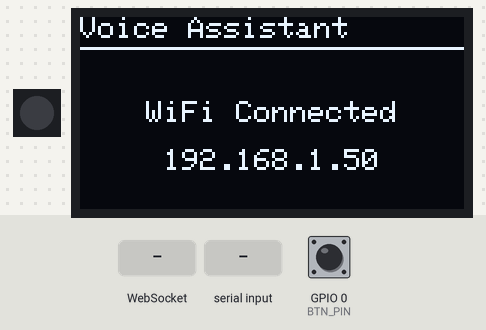
Recording of a program running on a simulated ESP32. On the bench: 1 RGB LEDs in strip order, left to right, 128×64 one-colour display. The test bench sets the inputs (shaded band); at power-on: GPIO 0 (BTN_PIN) HIGH. WiFi joins after 1.5 s; servers stay silent unless stated; I2S audio is not simulated (input reads silence); what the program prints to the serial monitor is not drawn. At 11.4 s the program restarts the board; the recording ends there.

Above: at 2.2 s.
4.0 s: WebSocket text "thinking" received
At 4.8 s:
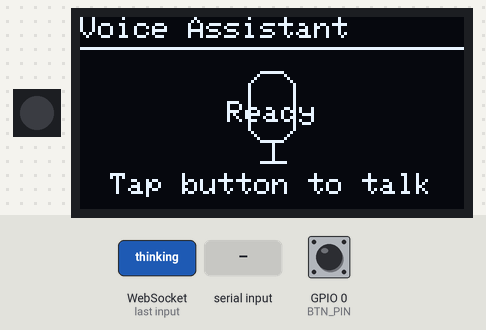
5.5 s: GPIO 0 (BTN_PIN) pulled LOW for 0.15 s
At 5.7 s:
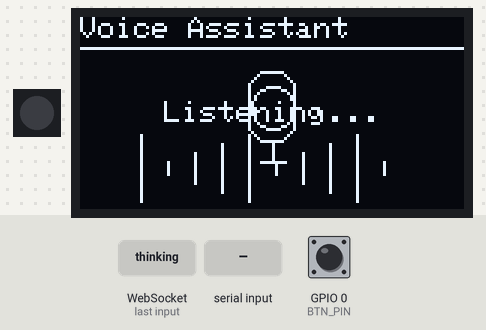
At 6.19 s:
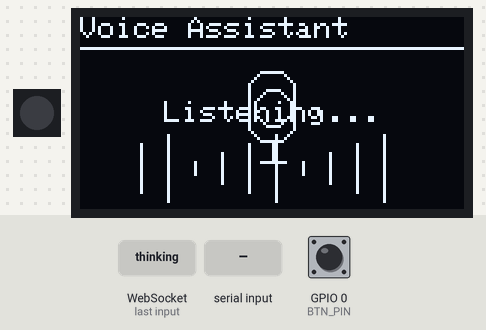
6.2 s: "speaking\n" received over Serial
At 6.73 s:
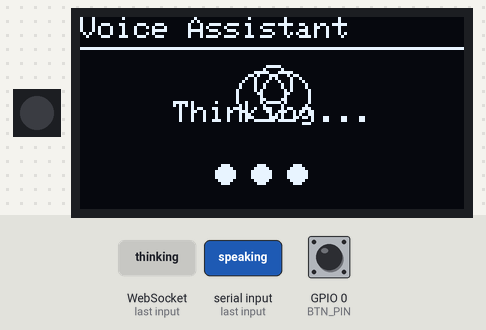
8.3 s: "thinking\n" received over Serial
9.8 s: WebSocket text "0" received
11.3 s: "transcript\n" received over Serial
Timing chart, 0 to 11.4 s (numbered marks = the images above; inputs shaded):
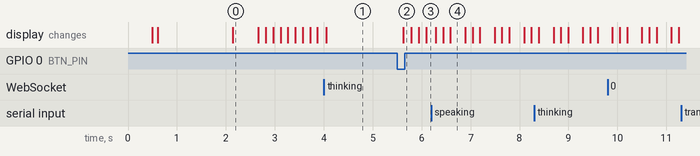

Measured:
- after the input at 4.0 s, the display: changes after 0.05 s (image 1)
- after the input at 5.5 s, the display: changes after 0.13 s (image 2)
- after the input at 6.2 s, the display: first changes after 0.09 s (image 4 shows a later state)
- after the input at 11.3 s, every drawn part: stays the same
- what the display in image 0 shows lasts 0.6 s, from 2.1 s to 2.7 s

The program:

main.cpp
```cpp
/*
 * ESP32 Voice Assistant Firmware
 *
 * State machine:
 *   IDLE → (trigger) → LISTENING → (trigger) → THINKING → SPEAKING → IDLE
 *
 * Two trigger modes (both active simultaneously):
 *   1. Serial Monitor:  Type 's' + Enter → start listening
 *                        Type 'e' + Enter → stop listening & process
 *                        Type 'c' + Enter → cancel / interrupt playback
 *   2. BOOT Button:     Hold to record, release to process (fallback)
 *
 * Audio streams in real-time over WebSocket as raw PCM (16kHz, 16-bit, mono).
 * Server responses stream back as PCM and play through the speaker.
 */

#include <Arduino.h>
#include <WiFi.h>
#include <FastLED.h>
#include "config.h"
#include "audio.h"
#include "ws_client.h"
#include "display.h"

// ============================================================
// Global objects
// ============================================================
Audio audio;
WSClient wsClient;
Display display;

CRGB leds[LED_COUNT];

AssistantState currentState = STATE_IDLE;
bool buttonPressed = false;

// Guard flag for onWsBinary().  Set to true only when actively in
// STATE_SPEAKING; cleared to false BEFORE audio.stopSpeaker() so that any
// concurrent WebSocket background task sees the rejection immediately —
// even if the state variable hasn't been updated yet.
volatile bool acceptPlaybackAudio = false;
unsigned long lastButtonCheck = 0;
unsigned long stateEnteredAt = 0;
bool audioEndReceived = false;
unsigned long thinkingTimeoutAt = 0;   // Timestamp when the timeout message was shown
bool thinkingTimedOut = false;         // Boolean guard — avoids millis()==0 sentinel ambiguity
unsigned long playbackEndedAt = 0;     // For post-speak echo cooldown (reset each session)
unsigned long transcriptUntil = 0;    // Show transcript display until this timestamp (non-blocking)
unsigned long errorUntil = 0;         // Show error display until this timestamp, then go IDLE

// Mic capture buffer (reused each loop iteration)
uint8_t micBuffer[AUDIO_CHUNK_BYTES];

// Forward declarations
void startListening();
void stopListening();
void cancelAction();

// ============================================================
// State transitions
// ============================================================
void setState(AssistantState newState) {
    if (newState == currentState) return;
    Serial.printf("[State] %d → %d\n", currentState, newState);
    currentState = newState;
    stateEnteredAt = millis();

    if (newState == STATE_THINKING) {
        thinkingTimedOut = false;
        thinkingTimeoutAt = 0;
        transcriptUntil = 0;
        errorUntil = 0;
    }

    // Mute mic while speaker is active to prevent echo feedback.
    // Flush DMA buffers on unmute so captured speaker audio is discarded.
    if (newState == STATE_SPEAKING) {
        acceptPlaybackAudio = true;
        audio.muteMicrophone();
        playbackEndedAt = 0;  // Reset cooldown timer for this new playback session.
    } else if (newState == STATE_LISTENING) {
        audio.unmuteMicrophone();
    }

    display.showState(currentState);
}

// ============================================================
// WiFi setup
// ============================================================
void setupWiFi() {
    Serial.printf("[WiFi] Connecting to %s", WIFI_SSID);
    display.showMessage("Connecting WiFi...", WIFI_SSID);

    WiFi.mode(WIFI_STA);
    WiFi.begin(WIFI_SSID, WIFI_PASSWORD);

    int attempts = 0;
    while (WiFi.status() != WL_CONNECTED && attempts < 40) {
        delay(500);
        Serial.print(".");
        attempts++;
    }

    if (WiFi.status() == WL_CONNECTED) {
        Serial.printf("\n[WiFi] Connected! IP: %s\n", WiFi.localIP().toString().c_str());
        display.showMessage("WiFi Connected", WiFi.localIP().toString().c_str());
    } else {
        Serial.println("\n[WiFi] Connection FAILED!");
        display.showMessage("WiFi FAILED!", "Check config.h");
        while (true) delay(1000); // Halt
    }
}

// ============================================================
// WebSocket callbacks
// ============================================================
void onWsConnection(bool connected) {
    if (connected) {
        Serial.println("[Main] WebSocket connected");
        setState(STATE_IDLE);
    } else {
        Serial.println("[Main] WebSocket disconnected");
        setState(STATE_CONNECTING);
    }
}

void onWsText(const char* type, const char* data) {
    Serial.printf("[WS Recv] type=%s data=%s\n", type, data);

    if (strcmp(type, "thinking") == 0) {
        setState(STATE_THINKING);
    } else if (strcmp(type, "speaking") == 0) {
        setState(STATE_SPEAKING);
    } else if (strcmp(type, "transcript") == 0) {
        display.showTranscript(data);
        transcriptUntil = millis() + 800;  // Replaced delay(800) — main loop guards display update
    } else if (strcmp(type, "audio_end") == 0) {
        Serial.println("[Main] Audio response complete");
        audioEndReceived = true;
    } else if (strcmp(type, "error") == 0) {
        Serial.printf("[Main] Server error: %s\n", data);
        display.showMessage("Error:", data);
        errorUntil = millis() + 2000;  // Replaced delay(2000)+setState — main loop handles transition
    } else if (strcmp(type, "led") == 0) {
        // data is "r,g,b" encoded as a comma-separated string in the text field
        int r = 0, g = 0, b = 0;
        if (sscanf(data, "%d,%d,%d", &r, &g, &b) == 3) {
            for (int i = 0; i < LED_COUNT; i++) leds[i] = CRGB(r, g, b);
            FastLED.show();
            Serial.printf("[LED] Set to rgb(%d, %d, %d)\n", r, g, b);
        }
    }
}

void onWsBinary(const uint8_t* data, size_t len) {
    // Audio data from server → ring buffer → speaker.
    // Use acceptPlaybackAudio (not currentState) because the WebSocket library
    // may call this from a background task — checking a volatile bool is safe
    // across tasks; reading the shared currentState variable is not.
    // The flag is cleared *before* stopSpeaker() in startListening/cancelAction
    // so even in-flight callbacks are rejected before the buffer is cleared.
    if (!acceptPlaybackAudio) return;

    size_t written = audio.playbackBuffer.write(data, len);
    if (written < len) {
        Serial.printf("[Audio] Playback buffer overflow, dropped %d bytes\n", len - written);
    }
}

// ============================================================
// Button handling (with debounce)
// ============================================================
bool readButton() {
    static bool lastReading = false;
    static unsigned long lastChange = 0;

    bool reading = (digitalRead(BTN_PIN) == LOW); // Active low

    if (reading != lastReading) {
        lastChange = millis();
    }
    lastReading = reading;

    if (millis() - lastChange > BTN_DEBOUNCE_MS) {
        return reading;
    }
    return buttonPressed; // Return previous stable state
}

void handleButton() {
    bool pressed = readButton();

    // Tap-to-talk: act only on press (rising edge), ignore release.
    // First tap → start listening. Second tap → stop and process.
    if (pressed && !buttonPressed) {
        buttonPressed = true;
        if (currentState == STATE_LISTENING) {
            // Guard: ignore tap if we just started listening (catches button bounce)
            if (millis() - stateEnteredAt > MIN_LISTEN_MS) {
                Serial.println("[Button] TAP → Stop listening");
                stopListening();
            } else {
                Serial.println("[Button] TAP ignored — too soon after start (bounce?)");
            }
        } else if (currentState == STATE_IDLE) {
            Serial.println("[Button] TAP → Start listening");
            startListening();
        } else if (currentState == STATE_SPEAKING) {
            Serial.println("[Button] TAP ignored — TTS playing, wait for IDLE");
        }
    } else if (!pressed && buttonPressed) {
        buttonPressed = false;  // Track release for next edge detection only
    }
}

// ============================================================
// Main capture + stream loop during LISTENING
// ============================================================
void captureAndStreamAudio() {
    size_t bytesRead = audio.readMicrophone(micBuffer, AUDIO_CHUNK_BYTES);
    if (bytesRead > 0) {
        // Track peak amplitude and log every ~1.6s (50 chunks × 32ms each)
        // so you can verify the mic is producing signal in the serial monitor.
        static uint32_t chunkCount = 0;
        static int16_t peakAmplitude = 0;

        int16_t* samples = (int16_t*)micBuffer;
        size_t numSamples = bytesRead / 2;
        for (size_t i = 0; i < numSamples; i++) {
            int16_t s = samples[i] < 0 ? -samples[i] : samples[i];
            if (s > peakAmplitude) peakAmplitude = s;
        }

        if (++chunkCount % 50 == 0) {
            Serial.printf("[Mic] Peak amplitude: %d (gain=%d)\n", peakAmplitude, audio.getMicGain());
            if (peakAmplitude < 50) {
                Serial.println("[Mic] WARNING: near-zero signal — check wiring or try ONLY_RIGHT channel in audio.h");
            }
            peakAmplitude = 0;
        }

        wsClient.sendAudio(micBuffer, bytesRead);
    }
}

// ============================================================
// Playback loop during SPEAKING
// ============================================================
void handlePlayback() {
    audio.feedSpeaker();

    // Once the server signals audio_end AND the ring buffer is fully drained
    // (available() == 0), wait POST_SPEAK_SILENCE_MS for room echo to die down
    // before returning to IDLE.  We wait for 0, not < AUDIO_CHUNK_BYTES, so the
    // last partial chunk is fed to the I2S DMA before we stop.
    if (audioEndReceived && audio.playbackBuffer.available() == 0) {
        if (playbackEndedAt == 0) {
            Serial.println("[Main] Audio stream done, muting mic for echo cooldown...");
            acceptPlaybackAudio = false;
            audio.stopSpeaker();
            playbackEndedAt = millis();
        } else if (millis() - playbackEndedAt > POST_SPEAK_SILENCE_MS) {
            Serial.println("[Main] Echo cooldown complete, returning to IDLE");
            playbackEndedAt = 0;
            setState(STATE_IDLE);
        }
    }
}

// ============================================================
// Arduino setup
// ============================================================
void setup() {
    Serial.begin(115200);
    delay(500);
    Serial.println("\n\n=== ESP32 Voice Assistant ===\n");

    // WS2812B LED
    FastLED.addLeds<WS2812B, LED_PIN, GRB>(leds, LED_COUNT);
    FastLED.setBrightness(180);
    FastLED.clear(true);  // Start with LEDs off

    // Button
    pinMode(BTN_PIN, INPUT_PULLUP);

    // Display
    if (!display.begin()) {
        Serial.println("[FATAL] OLED init failed");
    }
    display.showMessage("Booting...");

    // WiFi
    setupWiFi();
    delay(500);

    // Audio
    if (!audio.beginMicrophone()) {
        display.showMessage("Mic init FAILED!");
        while (true) delay(1000);
    }
    if (!audio.beginSpeaker()) {
        display.showMessage("Speaker init FAILED!");
        while (true) delay(1000);
    }

    // WebSocket
    wsClient.onConnection(onWsConnection);
    wsClient.onText(onWsText);
    wsClient.onBinary(onWsBinary);
    wsClient.begin();
    setState(STATE_CONNECTING);

    Serial.println("[Main] Setup complete, entering main loop");
    Serial.println();
    Serial.println("╔══════════════════════════════════════════╗");
    Serial.println("║       Serial Monitor Commands            ║");
    Serial.println("╠══════════════════════════════════════════╣");
    Serial.println("║  s + Enter  →  Start listening (record)  ║");
    Serial.println("║  e + Enter  →  Stop listening (process)  ║");
    Serial.println("║  c + Enter  →  Cancel / interrupt         ║");
    Serial.println("║  r + Enter  →  Reset ESP32               ║");
    Serial.println("║  BOOT btn   →  Tap=start, tap again=send ║");
    Serial.println("╚══════════════════════════════════════════╝");
    Serial.println();
}

// ============================================================
// Shared trigger actions (used by both button and serial)
// ============================================================
void startListening() {
    if (currentState == STATE_SPEAKING) {
        // Stop accepting audio FIRST so onWsBinary rejects any concurrent
        // callbacks before we clear the buffer.
        acceptPlaybackAudio = false;
        audio.stopSpeaker();
        wsClient.sendControl("cancel");
    }
    audioEndReceived = false;
    setState(STATE_LISTENING);
    wsClient.sendControl("start_listening");
}

void stopListening() {
    if (currentState == STATE_LISTENING) {
        wsClient.sendControl("stop_listening");
        setState(STATE_THINKING);
        audioEndReceived = false;
    }
}

void cancelAction() {
    if (currentState == STATE_SPEAKING) {
        acceptPlaybackAudio = false;
        audio.stopSpeaker();
        wsClient.sendControl("cancel");
        Serial.println("[Cancel] Playback interrupted");
        setState(STATE_IDLE);
    } else if (currentState == STATE_LISTENING) {
        wsClient.sendControl("cancel");
        Serial.println("[Cancel] Listening cancelled");
        setState(STATE_IDLE);
    } else if (currentState == STATE_THINKING) {
        wsClient.sendControl("cancel");
        Serial.println("[Cancel] Thinking cancelled");
        setState(STATE_IDLE);
    }
}

// ============================================================
// Serial Monitor command handler
// ============================================================
void handleSerial() {
    while (Serial.available()) {
        char c = Serial.read();

        // Ignore newline/carriage return
        if (c == '\n' || c == '\r') continue;

        switch (c) {
            case 's':
            case 'S':
                if (currentState == STATE_IDLE || currentState == STATE_SPEAKING) {
                    Serial.println("\n[Serial] >>> START LISTENING");
                    startListening();
                } else {
                    Serial.println("[Serial] Cannot start — not idle. Current state: " + String(currentState));
                }
                break;

            case 'e':
            case 'E':
                if (currentState == STATE_LISTENING) {
                    Serial.println("[Serial] >>> STOP LISTENING → Processing...");
                    stopListening();
                } else {
                    Serial.println("[Serial] Not listening, nothing to stop.");
                }
                break;

            case 'c':
            case 'C':
                Serial.println("[Serial] >>> CANCEL");
                cancelAction();
                break;

            case 'r':
            case 'R':
                Serial.println("[Serial] >>> RESTARTING...");
                delay(100);  // Flush serial buffer before reset
                ESP.restart();
                break;

            case 'h':
            case 'H':
            case '?':
                Serial.println();
                Serial.println("Commands: s=start, e=end, c=cancel, r=reset, h=help");
                Serial.printf("State: %d | WS: %s | Buf: %d bytes\n",
                    currentState,
                    wsClient.isConnected() ? "connected" : "disconnected",
                    audio.playbackBuffer.available());
                break;

            default:
                Serial.printf("[Serial] Unknown command '%c'. Type 'h' for help.\n", c);
                break;
        }
    }
}

// ============================================================
// Arduino main loop
// ============================================================
void loop() {
    // Always service WebSocket
    wsClient.loop();

    // Button handling (hardware fallback)
    handleButton();

    // Serial Monitor commands (primary control)
    handleSerial();

    // State-specific work
    switch (currentState) {
        case STATE_IDLE:
            // Animate OLED occasionally
            if (millis() % 500 < 10) {
                display.showState(STATE_IDLE);
            }
            break;

        case STATE_CONNECTING:
            display.showState(STATE_CONNECTING);
            break;

        case STATE_LISTENING:
            captureAndStreamAudio();
            display.showState(STATE_LISTENING);
            // Auto-stop after MAX_LISTEN_SECONDS to prevent runaway recording
            if (millis() - stateEnteredAt > MAX_LISTEN_SECONDS * 1000UL) {
                Serial.printf("[Main] Max listen time (%ds) reached, auto-stopping\n", MAX_LISTEN_SECONDS);
                stopListening();
            }
            break;

        case STATE_THINKING:
            // Error recovery: keep error message on screen for 2 s then return to IDLE.
            // errorUntil is set by onWsText so the callback never blocks.
            if (errorUntil > 0) {
                if (millis() > errorUntil) {
                    errorUntil = 0;
                    setState(STATE_IDLE);
                }
                break;  // Don't overwrite the error display until the timer fires
            }

            // Timeout after 30 seconds — non-blocking: show message then wait 1.5s before reset.
            // Uses a boolean flag rather than a 0-sentinel so that millis() wrapping to 0
            // at 49 days cannot falsely reset the timer.
            if (millis() - stateEnteredAt > 30000) {
                if (!thinkingTimedOut) {
                    Serial.println("[Main] Thinking timeout!");
                    display.showMessage("Timeout", "Try again");
                    thinkingTimeoutAt = millis();
                    thinkingTimedOut = true;
                } else if (millis() - thinkingTimeoutAt > 1500) {
                    setState(STATE_IDLE);
                }
            } else if (millis() < transcriptUntil) {
                // Transcript is being shown — don't overwrite with the thinking animation yet
            } else {
                display.showState(STATE_THINKING);
            }
            break;

        case STATE_SPEAKING:
            handlePlayback();
            display.showState(STATE_SPEAKING);
            break;
    }

    // Small yield to prevent WDT
    yield();
}
```

Source omitted: audio.h (7710 bytes), display.h (5388 bytes), ws_client.h (3583 bytes), config.h (3658 bytes)
